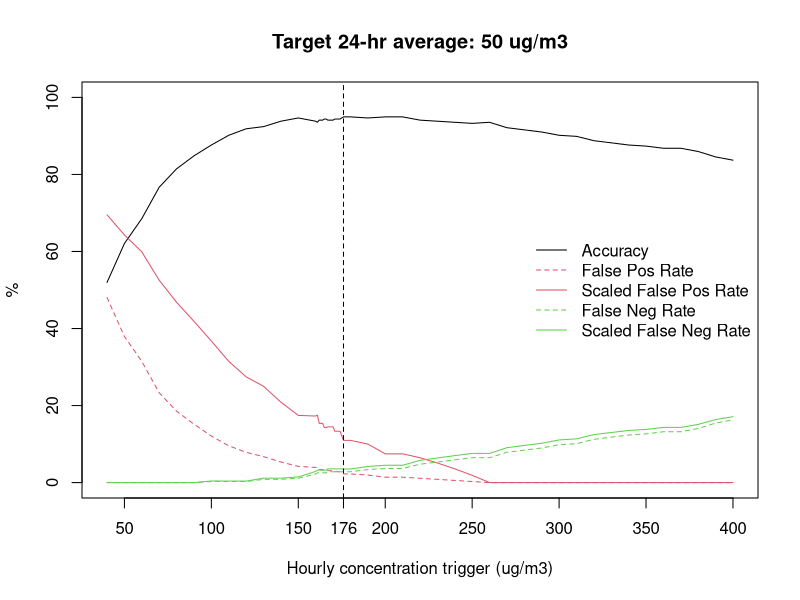

Write R code to recreate this figure.

## See explanation at bottom

## read in, format data
d <- read.csv("air.alerts/cdf.csv", skip=2)
d <- d[, c(1,5)] # for current "cdf.csv" file, which likely is not what was used orignally
names(d) <- c("date", "pm")
summary(d)
which(d$pm > 800)
d[which(d$pm > 800), "pm"] <- NA

d$date <- as.POSIXct(d$date, tz = "UTC", format = "%d-%b-%Y %H:%M")
d$day <- format(d$date, format = "%Y-%m-%d")

summary(d)

## split into list
dd <- split(d, d$day)

## remove days with less than 75% completeness
id <- sapply(dd, function(a) sum(is.na(a$pm)))
dd <- dd[id < 7]
rm(id)


###functions for testing accuracy

predict <- function(data, trigger) {
  sapply(data, function(a) sum(a$pm > trigger, na.rm = TRUE) > 0) # returns a boolean for if a text will be triggered at all
}

means <- function(data) {
  sapply(data, function(a) mean(a$pm, na.rm = TRUE))
}

acc <- function(pred, true){
  sum(pred == true) / length(true)
}

fpr <- function(pred, true){
  sum(pred == TRUE & true == FALSE) / length(true)
}

fpr2 <- function(pred, true){
  sum(pred == TRUE & true == FALSE) / sum(pred == TRUE)
}

fnr <- function(pred, true){
  sum(pred == FALSE & true == TRUE) / length(true)
}

fnr2 <- function(pred, true){
  sum(pred == FALSE & true == TRUE) / sum(pred == FALSE)
}

test.trigger <- function(data, trigger, thresh){
  
  true <- means(data) > thresh # if the 24 hour average pm10 is greater than the threshold return TRUE
  pred <- predict(data, trigger) # return true if algorithm will send out a text
  accuracy <- acc(pred, true) # out of all days, how many times was the algorithm correct
  false.pos <- fpr(pred, true) 
  false.pos2 <- fpr2(pred, true)
  false.neg <- fnr(pred, true)
  false.neg2 <- fnr2(pred, true)
  true.rate <- sum(true)/length(true)
  
  ret <- c(thresh, true.rate, trigger, accuracy, false.pos, false.pos2, false.neg, false.neg2)
  return(ret)
}


# run it! 
thresh <- 50
trigs <- c(seq(50, 400, by = 10), 160:180)
results <- test.trigger(dd, 40, thresh)

for(i in 1:length(trigs)){
  x <- test.trigger(dd, trigs[i], thresh)
  results <- rbind(results, x)
  rm(x)
} ; rm(i)

results <- as.data.frame(results, row.names = 1:nrow(results))
names(results) <- c("threshold", "true.rate", "trigger", "accuracy", 
                    "false.pos", "false.pos2", "false.neg", "false.neg2")
results <- results[order(results$trigger), ]

# plot it!
plot(results$trigger, results$accuracy, type = "l", ylim = c(0,1),
     main = paste("Target 24-hr average:", thresh, "ug/m3"),
     xlab = "Hourly concentration trigger (ug/m3)",
     ylab = "%",
     yaxt = "n")
axis(2, at = (0:5)/5, labels = (0:5)*20 )
lines(results$trigger, results$false.pos2, col=2)
lines(results$trigger, results$false.pos, col=2, lty=2)
lines(results$trigger, results$false.neg2, col=3)
lines(results$trigger, results$false.neg, col=3, lty=2)

legend("right", 
       legend = c("Accuracy", "False Pos Rate", "Scaled False Pos Rate",
                           "False Neg Rate", "Scaled False Neg Rate"),
       lty = c(1, 2, 1, 2, 1),
       col = c(1, 2, 2, 3, 3),
       bty = "n")

abline(v = results$trigger[which(results$accuracy == max(results$accuracy))[1]],
       lty = 2)
axis(1, 
     at = results$trigger[which(results$accuracy == max(results$accuracy))[1]])

### when is first SMS sent?

d$txt <- d$pm > 175
d$hour <- as.numeric(format(d$date, "%H"))

ddd <- split(d, d$day)

min.hour <- function(a) {
  a <- a[!is.na(a$txt), ]
  if(sum(a$txt) == 0) {
    ret <- NA
  } else {
    ret <- min(a$hour[a$txt == TRUE], na.rm = TRUE)
  }
  return(ret)
}

first.hour <- sapply(ddd, min.hour)
mean(first.hour, na.rm = T)


# My to-do from Friday afternoon's meeting was to look at the data and come up with 
# criteria for automatically sending out the AirAware Early Action Text Alert (or 
# whatever we are calling it). I looked all PM10 from CDF from 2013 thru Friday, 
# and my recommendation is to use an hourly CDF PM10 value of 170 ug/m3 as the 
# threshold for sending out the alert. 

# This threshold is based on trying to predict daily 24-hr averages that exceed the 
# state standard of 50 ug/m3. We could base the hourly threshold off of a different 
# "target" 24-hr average, but the state standard seems easiest to justify. Any alternative 
# is going to be to somewhat arbitrary.

# I looked at various hourly thresholds and 170 gives the best overall accuracy for 
# predicting whether the day's 24-hour average will exceed 50. This threshold is 93% 
# accurate, meaning 93% of the time, either no alert goes out and the day's 24-hr 
# average is indeed less than 50, OR one or more alerts do go out and the 24-hr average 
# is above 50. 7% of the time it gets it wrong: either 1 (or more) alerts go out but 
# the 24-hr average is less than the standard, or no alerts go out but the daily average 
# winds up exceeding the standard.

# Looking more closely at when it gets it wrong, 15% of the days when an alerts goes out 
# are false positives, i.e. the 24-hr average ends up being less than the standard. 5% 
# of days when no alert goes out are false negatives, in which the standard is exceeded 
# but no alert was sent. So the algorithm has a health protective bias: It errs on the 
# side of sending an alert and incurring a false positive.

# To illustrate how this would have worked had it been in place this year, I have attached 
# an annotated print out of CDF PM10 data for March 2017 thru today. I have highlighted in 
# yellow when press releases are triggered under the current system--the first hour each day 
# when PM10 exceeds 300. Then I have boxed in red all hours above the proposed threshold of 
# 170--this is when an alert would have been sent under this proposal. Finally, I have added 
# a column showing whether the day was a false positive, a false negative, or an accurate 
# prediction of an exceedence. 

# I think the follow things are notable:
# •The proposed threshold of 170 typically gives 1 to 3 hours earlier notice than the 300 
# threshold, but not always: there are several days when concentrations jump from <100 to >300.
# •Over these ~3.5 months, there would have been 6 false positives (alert sent but 24-hour 
# standard not exceeded) and 1 false negative (no alert, but 24-hour standard exceeded.)
# •There are several exceedence days that would have generated an alert with 170 threshold 
# but did not generate a press release with the 300 threshold.
# •Somebody subscribed to the Alerts would have received about 170 text messages during 
# this period of time.

# So to recap, my recommendation is to use the state standard as the "target" and use 170 
# as the trigger for sending out an alert. 170 has the highest overall accuracy, and when it 
# errs it errs in a health protective manner. 

# If 170 alerts in 3.5 months are too many, we could consider a higher "target" 24-hour average. 
# (FWIW, our current trigger of 300 ug/m3 corresponds to a 24-hour average of about 70 ug/m3). 

# Alternatively, we could move the trigger to a higher value, at the expense of overall accuracy. 
# This would decrease the false positive rate (and thus the number of emails sent) while 
# increasing the false negative rate. Overall accuracy takes a hit, but a surprisingly small one. 
# For example, increasing the trigger/threshold from 170 to 200 yields only a slight decrease in 
# overall accuracy (92.6% vs 92.8%) but the false positive rate drops from 15 to 8% while the 
# false negative rate jumps from 5 to 7%, and the number of alerts sent would drop from about 170 
# to about 130. This higher threshold would, however, tend to give less warning before the really 
# high concentrations start.

# Another alternative is to only send out one alert per day. So once the hourly threshold is 
# exceeded and an alert is triggered, no additional alerts are sent. Unfortunately this cannot 
# be implemented on the data side--the email rules in AirVision simply aren't flexible enough. 
# But maybe there is a way on Outlook-side to specify only one email per day.

# Let me know if there are questions. I am happy to explore other ideas for triggering the alert.
